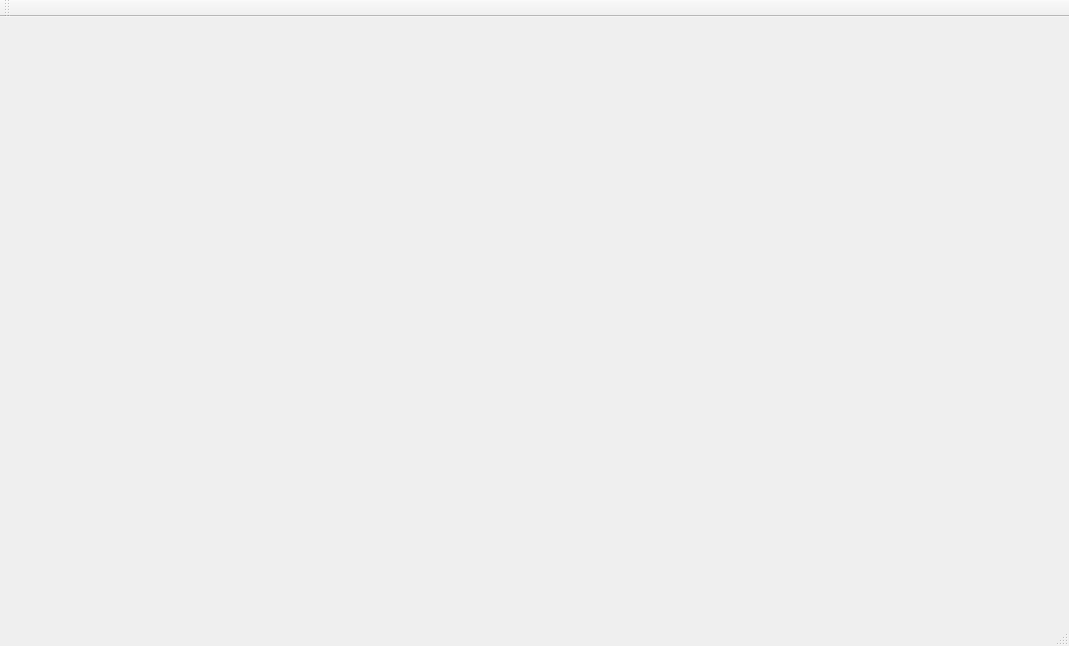
<?xml version="1.0" encoding="UTF-8"?>
<ui version="4.0">
 <class>MainWindow</class>
 <widget class="QMainWindow" name="MainWindow">
  <property name="geometry">
   <rect>
    <x>0</x>
    <y>0</y>
    <width>1069</width>
    <height>646</height>
   </rect>
  </property>
  <property name="windowTitle">
   <string>Raster Paint</string>
  </property>
  <widget class="QWidget" name="centralWidget"/>
  <widget class="QMenuBar" name="menuBar">
   <property name="geometry">
    <rect>
     <x>0</x>
     <y>0</y>
     <width>1069</width>
     <height>23</height>
    </rect>
   </property>
  </widget>
  <widget class="QToolBar" name="mainToolBar">
   <attribute name="toolBarArea">
    <enum>TopToolBarArea</enum>
   </attribute>
   <attribute name="toolBarBreak">
    <bool>false</bool>
   </attribute>
  </widget>
  <widget class="QStatusBar" name="statusBar"/>
 </widget>
 <layoutdefault spacing="6" margin="11"/>
 <resources/>
 <connections/>
</ui>
